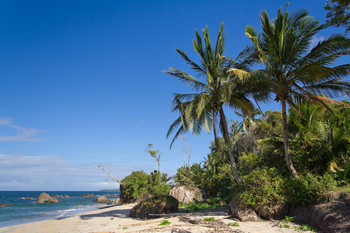
#> input picture openCV-tutorial/images/beach.png, 350 x 233 px
$ python masking.py --image images/beach.png
#> lines starting #> are read from the running program, lines starting #| are printed output that depends on the picture; after the words box and inside, x2 and y2 are one past the last pixel; in counts of white or black regions, pixels touching at a corner belong together
import cv2 as cv
import numpy as np
import argparse

ap = argparse.ArgumentParser()
ap.add_argument('-i', "--image", required=True, help = "Image path")

args = vars(ap.parse_args())
image = cv.imread(args["image"])
#> image is the input picture: shape (233, 350, 3); mean B, G, R 136, 110.4, 78.6
cv.imshow("original", image)

mask = np.zeros(image.shape[:2], dtype = "uint8")
(cX, cY) = (image.shape[1] // 2, image.shape[0] // 2)
#> cX = 175; cY = 116
cv.rectangle(mask, (cX - 75, cY - 75), (cX + 75, cY + 75), 255, -1)
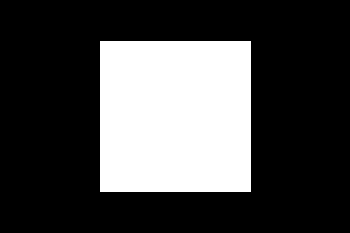
#> mask: shape (233, 350); 28% white; 1 white region, box (x1, y1, x2, y2) and area: (100, 41, 251, 192) 22801

cv.imshow("Mask", mask)

masked = cv.bitwise_and(image, image, mask = mask)
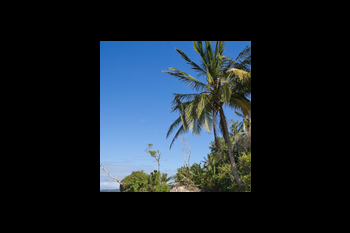
#> masked: shape (233, 350, 3); mean B, G, R 42.3, 34.1, 24.9
cv.imshow("masked", masked)
cv.waitKey(0)

$ run again, on openCV-tutorial/images/wave.png
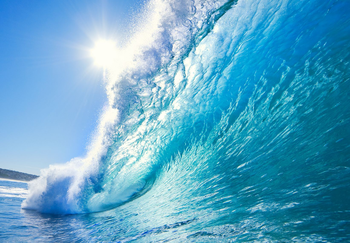
#> input picture openCV-tutorial/images/wave.png, 350 x 243 px
#> image is the input picture: shape (243, 350, 3); mean B, G, R 199.1, 166.5, 93.5
#> `cv.rectangle(mask, (cX - 75, cY - 75), (cX + 75, cY + 75), 255, -1)`:
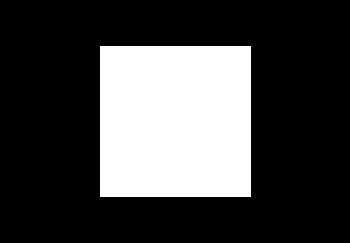
#> mask: shape (243, 350); 26.8% white; 1 white region, box (x1, y1, x2, y2) and area: (100, 46, 251, 197) 22801
#> `masked = cv.bitwise_and(image, image, mask = mask)`:
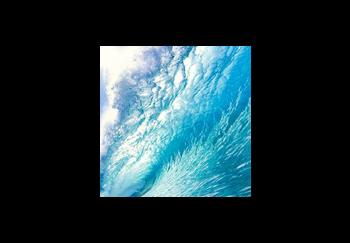
#> masked: shape (243, 350, 3); mean B, G, R 56.3, 51, 31.1
